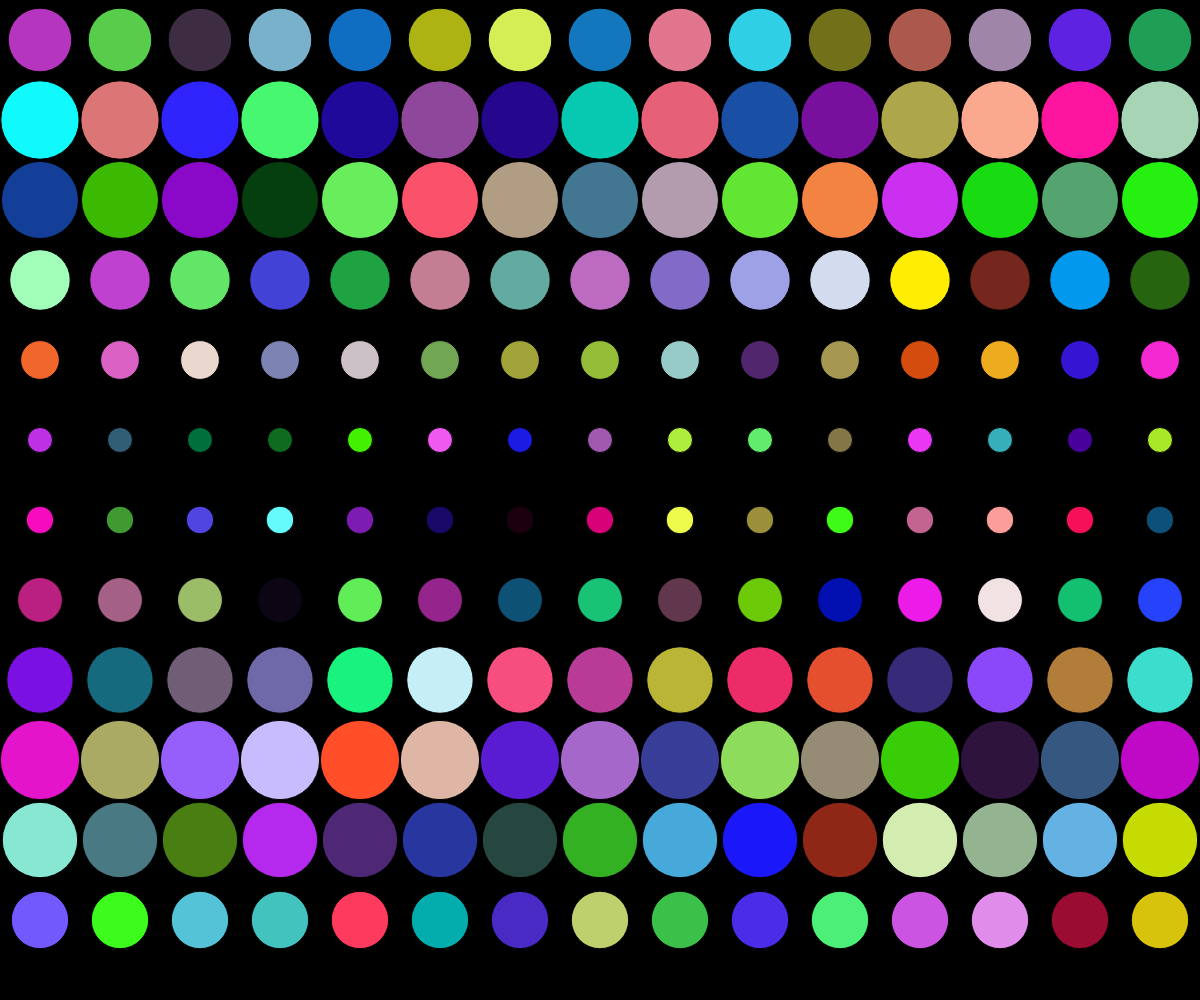
Frame 1 (no input)
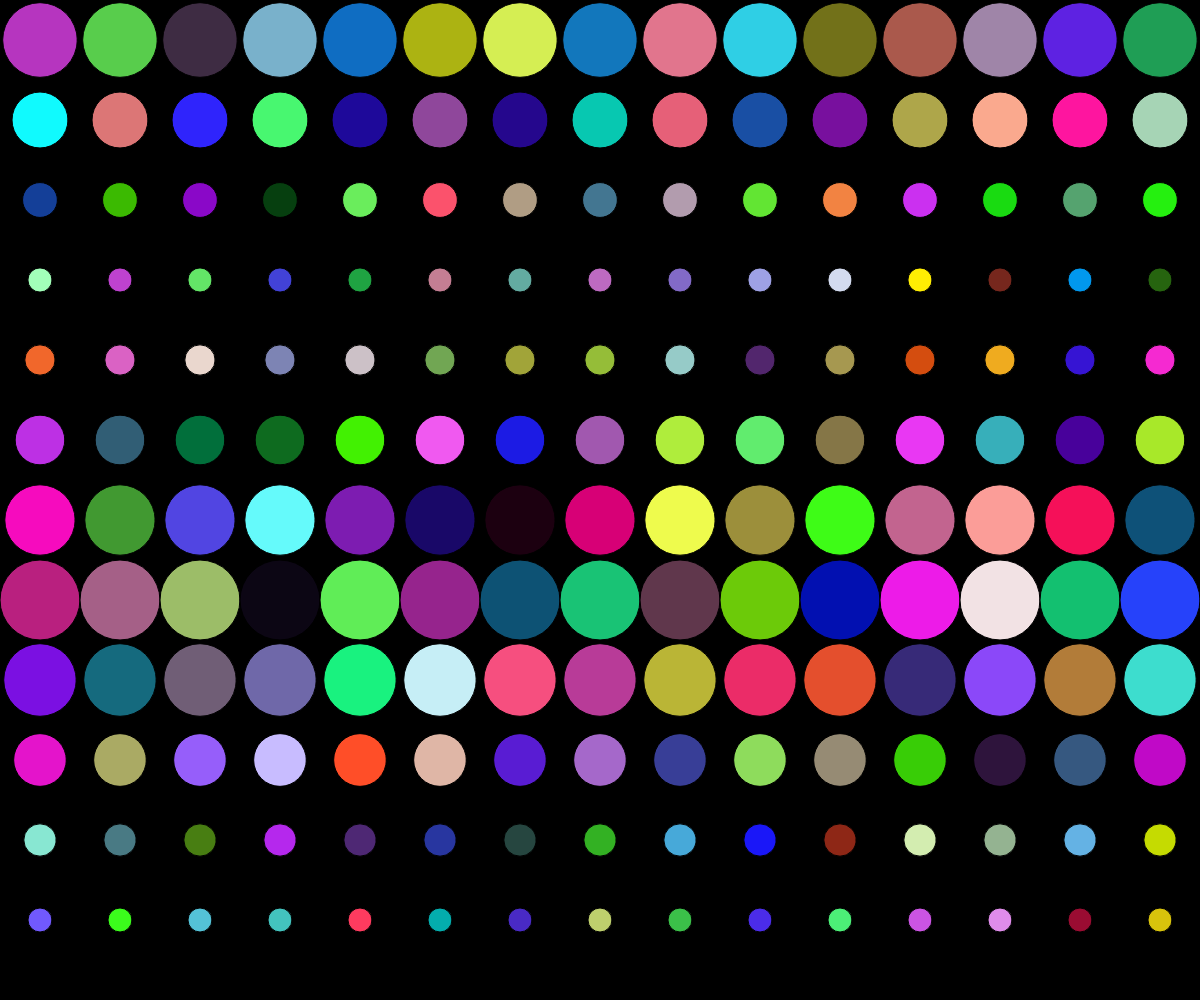
Frame 60 (no input)
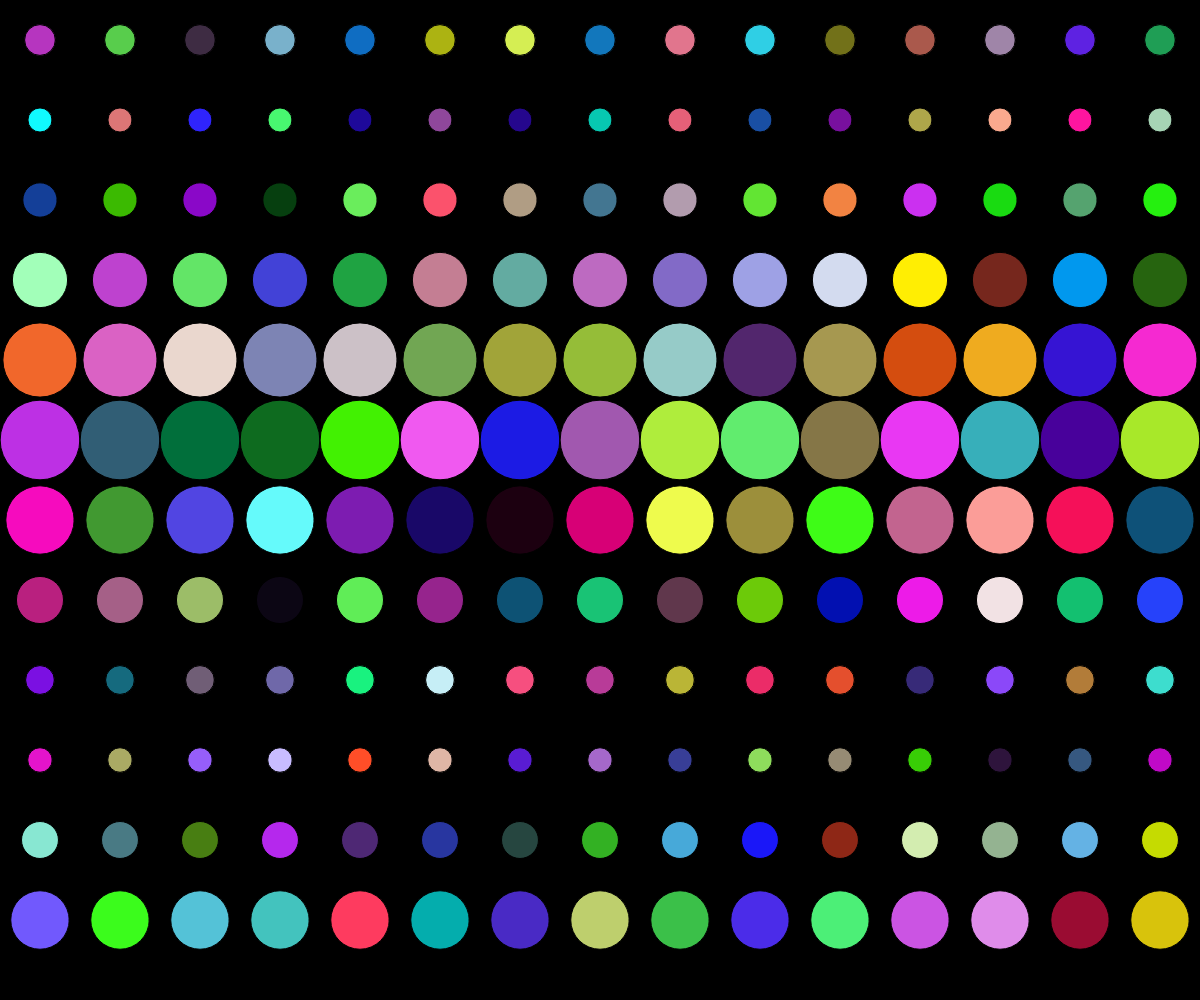
Frame 120 (the mouse pressed at the canvas centre since frame 60)

The p5.js sketch that drew these frames (run headless with seeded random() and noise() and a simulated clock; from frame 60 on, the mouse is pressed at the canvas centre):

// p5.js sketch
// ── sketch.js
// const circleDiameter = 80;
// let circleNumX, circleNumY; // 先に宣言のみ
// let circleColors = []; // 色を保存する2次元配列

// function setup() {
//   createCanvas(windowWidth, windowHeight);
//   angleMode(DEGREES);
//   background(0); // 最初だけ完全に黒.
//   circleNumX = width / circleDiameter;
//   circleNumY = height / circleDiameter;

//   for(let j = 0; j < circleNumY; j++){
//     circleColors[j] = [];

//     for(let i = 0; i < circleNumX; i++){
//       circleColors[j][i] = color(random(255), random(255), random(255));
//     };
//   }
// }

// function draw() {
//   background(0); // フレームごとに画面をクリア

//   for(let j = 0; j < circleNumY; j++){
//     for(let i = 0; i < circleNumX; i++){
//       let circleCenterX = circleDiameter*i + circleDiameter/2;
//       let circleCenterY = circleDiameter*j + circleDiameter/2;
//             // 上から下への波の計算
//             let wave = sin(circleCenterY * 0.02 + frameCount * 0.1);
      
//             // 波に基づいてサイズを変化（基本サイズ±変化幅）
//             let newSize = circleDiameter + wave * 30;
            
//             fill(255); // とりあえず白色で
//       // fill(circleColors[j][i])
//       ellipse(circleCenterX, circleCenterY, circleDiameter, circleDiameter) 
//     }
//   }
// }
const circleDiameter = 80;
let circleNumX, circleNumY;
let circleColors = [];

function setup() {
  createCanvas(windowWidth, windowHeight);
  
  circleNumX = Math.floor(width / circleDiameter);
  circleNumY = Math.floor(height / circleDiameter);
  
  // RGB モードのまま色の配列を初期化
  for(let j = 0; j < circleNumY; j++){
    circleColors[j] = [];
    for(let i = 0; i < circleNumX; i++){
      circleColors[j][i] = color(random(255), random(255), random(255));
    }
  }
}

function draw() {
  background(0);
  
  for(let j = 0; j < circleNumY; j++){
    for(let i = 0; i < circleNumX; i++){
      let circleCenterX = circleDiameter * i + circleDiameter / 2;
      let circleCenterY = circleDiameter * j + circleDiameter / 2;
      
      // 波の計算
      let wave = sin(circleCenterY * 0.01 + frameCount * 0.03);
      
      // 波の値を0〜1の範囲にマップ
      let sizeMultiplier = map(wave, -1, 1, 0.3, 1.0);
      let newSize = circleDiameter * sizeMultiplier;
      
      // // 円が小さくなる分、位置を中心に向かって調整
      // let sizeReduction = circleDiameter - newSize;
      // let adjustedX = circleCenterX;
      // let adjustedY = circleCenterY;
      
      fill(circleColors[j][i]);
      ellipse(circleCenterX, circleCenterY, newSize, newSize);
    }
  }
}
